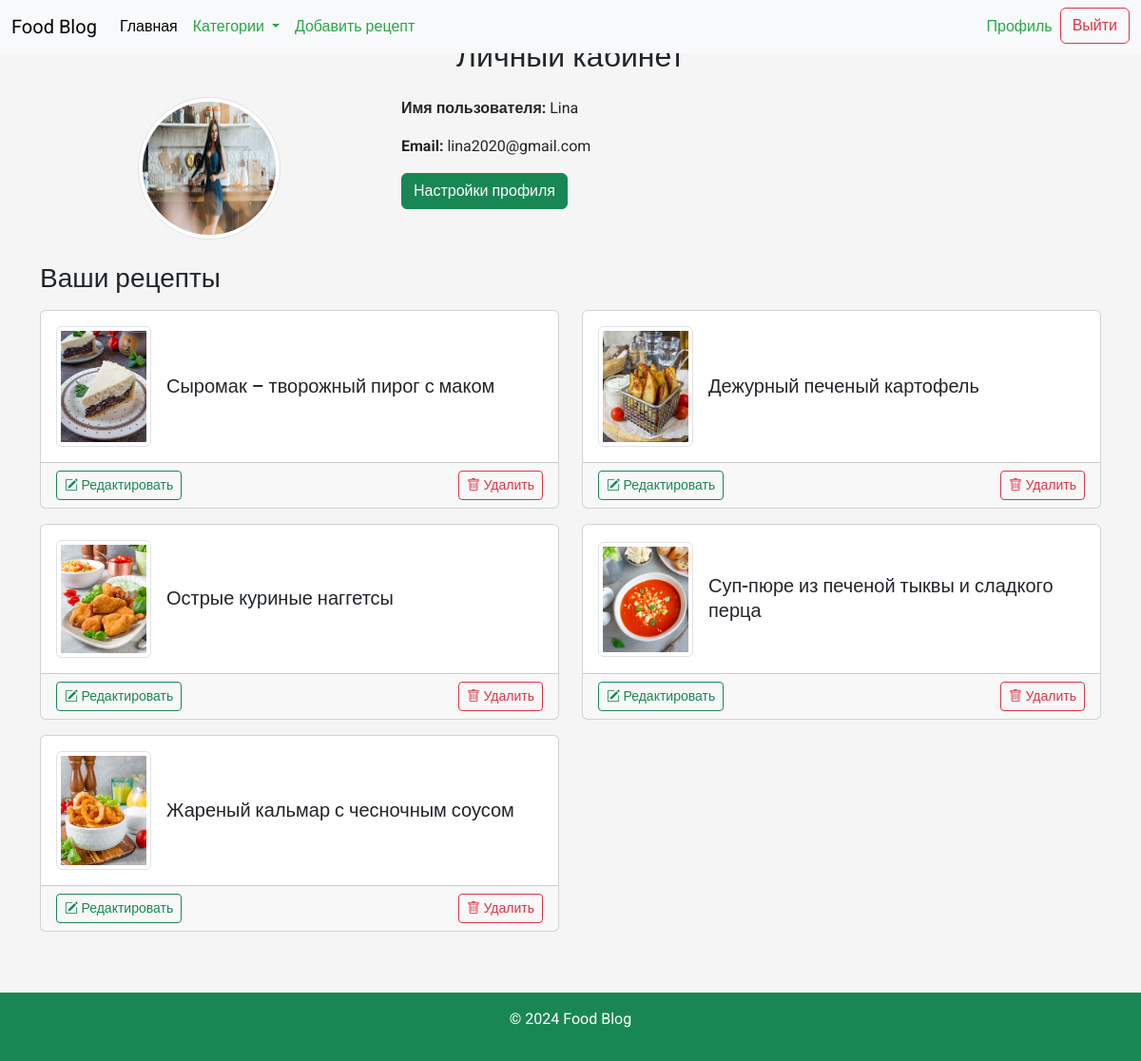
Screenshot of /profile/ (signed in) with the database file from the repository.
### recipes/models.py (models this page shows, shortened)
class Profile(models.Model):
    user = models.OneToOneField(User, on_delete=models.CASCADE)
    image = models.ImageField(upload_to='profile_pics', blank=True, null=True)

class Recipe(models.Model):
    title = models.CharField(max_length=255)
    description = models.TextField()
    ingredients = models.TextField()
    instructions = models.TextField()
    cooking_time = models.IntegerField()  # Время в минутах
    image = models.ImageField(upload_to='recipes/', blank=True, null=True)
    created_at = models.DateTimeField(auto_now_add=True)
    updated_at = models.DateTimeField(auto_now=True)
    author = models.ForeignKey(User, on_delete=models.CASCADE)
    category = models.ForeignKey('Category', on_delete=models.SET_NULL, null=True)
    likes = models.PositiveIntegerField(default=0)
    dislikes = models.PositiveIntegerField(default=0)

### recipes/views.py (the view)
# urls.py: path('profile/', views.profile, name='profile'),
@login_required
def profile(request):
    if request.method == 'POST':
        p_form = ProfileUpdateForm(request.POST, request.FILES, instance=request.user.profile)
        if p_form.is_valid():
            p_form.save()
            messages.success(request, 'Ваш профиль был успешно обновлен!')
            return redirect('profile')
    else:
        p_form = ProfileUpdateForm(instance=request.user.profile)
    if request.user.is_superuser:
        users = User.objects.all()
    else:
        users = None  # Для обычных пользователей не передаем список
    user_recipes = Recipe.objects.filter(author=request.user) if not request.user.is_superuser else Recipe.objects.all()
    context = {
        'p_form': p_form,
        'user_recipes': user_recipes,
        'users': users,  # Передаем список всех пользователей в шаблон для администратора
    }
    return render(request, 'registration/profile.html', context)

### FoodBlog/templates/registration/profile.html (shortened to what this page needs)
{% extends 'base.html' %}
{% load static %}
{% load custom_filters %}
{% block content %}
<div class="container mt-4">
  <h2 class="mb-4 text-center">Личный кабинет</h2>
  <div class="row mb-4">
    <div class="col-md-4 text-center">
      {% if user.profile.image %}
        <img src="{{ user.profile.image.url }}" alt="Аватар" class="img-thumbnail rounded-circle" style="width: 150px; height: 150px;">
      {% else %}
        <img src="{% static 'default_profile_image.jpg' %}" alt="Аватар" class="img-thumbnail rounded-circle" style="width: 150px; height: 150px;">
      {% endif %}
    </div>
    <div class="col-md-8">
      <p><strong>Имя пользователя:</strong> {{ user.username }}</p>
      <p><strong>Email:</strong> {{ user.email }}</p>
      <a href="{% url 'profile_settings' %}" class="btn btn-success">Настройки профиля</a>
    </div>
  </div>
  <h3 class="mb-3">{% if user.is_superuser %}Все рецепты{% else %}Ваши рецепты{% endif %}</h3>
  <div class="row">
    {% for recipe in user_recipes %}
      <div class="col-md-6 mb-3">
        <div class="card h-100">
          <div class="card-body d-flex align-items-center">
            {% if recipe.image %}
              <img src="{{ recipe.image.url }}" alt="Фото рецепта" class="img-thumbnail me-3" style="width: 100px; height: auto;">
            {% endif %}
            <div>
              <a href="{% url 'recipe_detail' recipe.pk %}" class="h5 text-decoration-none">{{ recipe.title }}</a>
            </div>
          </div>
          <div class="card-footer d-flex justify-content-between">
            <a href="{% url 'recipe_edit' recipe.pk %}" class="btn btn-sm btn-outline-success">
              <i class="bi bi-pencil-square"></i> Редактировать
            </a>
            <form method="POST" action="{% url 'recipe_delete' recipe.pk %}" style="display:inline;">
              <button type="submit" class="btn btn-sm btn-outline-danger" onclick="return confirm('Вы уверены, что хотите удалить этот рецепт?')">
                <i class="bi bi-trash"></i> Удалить
              </button>
            </form>
          </div>
        </div>
      </div>
    {% empty %}
      <p class="alert alert-info">{% if user.is_superuser %}Нет доступных рецептов.{% else %}Вы не загрузили ни одного рецепта.{% endif %}</p>
    {% endfor %}
  </div>
</div>
{% endblock %}

### static/css/styles.css (style rules this page uses)
body { font-family: 'Roboto', sans-serif; background-color: #f5f5f5; }

### rows the page displays
Recipe: image (picture), title "Сыромак – творожный пирог с маком"
Recipe: image (picture), title "Дежурный печеный картофель"
Recipe: image (picture), title "Острые куриные наггетсы"
Recipe: image (picture), title "Суп-пюре из печеной тыквы и сладкого перца"
Recipe: image (picture), title "Жареный кальмар с чесночным соусом"

### other values shown
{{ user.username }} "Lina"
{{ user.email }} "lina2020@gmail.com"
